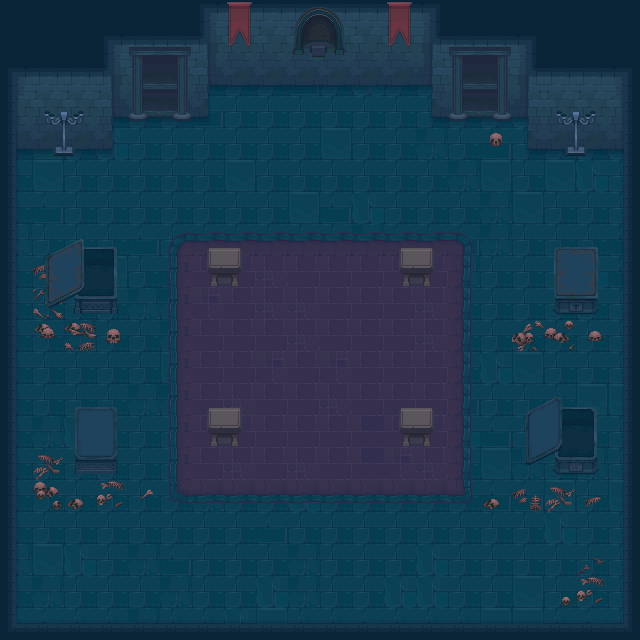

A 2D game scene composited from a Tiled map and its tileset images. What follows is a short description and the map's XML, with each tile layer's data collapsed to a summary:
An orthogonal 20x20 tile map with 32x32 px tiles, 8 tile layers (Ground, carpet, Prop1, Prop2, ...), 3 tilesets and 14 objects.

<map version="1.8" tiledversion="1.8.2" orientation="orthogonal" renderorder="right-down" width="20" height="20" tilewidth="32" tileheight="32" infinite="0" nextlayerid="11" nextobjectid="15">
 <tileset firstgid="1" source="EPIC RPG World Pack - Crypt V.1.2/Tiled Map Editor/Tileset-Terrain.tsx" />
 <tileset firstgid="2401" source="EPIC RPG World Pack - Crypt V.1.2/Tiled Map Editor/Tileset-baluster-2.tsx" />
 <tileset firstgid="4801" source="Prop2.tsx" />
 <layer id="1" name="Ground" width="20" height="20">
  <data>[400 cells, 400 non-empty, 5 distinct tile ids]</data>
 </layer>
 <layer id="4" name="carpet" width="20" height="20">
  <data>[400 cells, 90 non-empty, 13 distinct tile ids]</data>
 </layer>
 <layer id="6" name="Prop1" width="20" height="20">
  <data>[400 cells, 32 non-empty, 32 distinct tile ids]</data>
 </layer>
 <layer id="7" name="Prop2" width="20" height="20">
  <data>[400 cells, 53 non-empty, 39 distinct tile ids]</data>
 </layer>
 <layer id="8" name="Prop3" width="20" height="20">
  <data>[400 cells, 0 non-empty, 0 distinct tile ids]</data>
 </layer>
 <layer id="2" name="Wall" width="20" height="20">
  <data>[400 cells, 130 non-empty, 27 distinct tile ids]</data>
 </layer>
 <layer id="3" name="wall2" width="20" height="20">
  <data>[400 cells, 24 non-empty, 14 distinct tile ids]</data>
 </layer>
 <layer id="5" name="Wall3" width="20" height="20">
  <data>[400 cells, 4 non-empty, 2 distinct tile ids]</data>
 </layer>
 <objectgroup id="10" name="Object Layer 1">
  <object id="1" x="-62.6667" y="-93.3333" width="78.6667" height="791.333" />
  <object id="2" x="1.33333" y="-80" width="641.667" height="166.667" />
  <object id="3" x="625" y="-79" width="134" height="721.667" />
  <object id="4" x="-49.3333" y="623.5" width="813.333" height="80.5" />
  <object id="5" x="528.5" y="73" width="111.5" height="79" />
  <object id="6" x="431.5" y="71" width="103.5" height="50" />
  <object id="7" x="1.5" y="75.5" width="110.75" height="75" />
  <object id="8" x="106.5" y="72.25" width="101.75" height="47" />
  <object id="9" x="76.5" y="247" width="39" height="65" />
  <object id="10" x="84.1818" y="247.091">
   <polygon points="0,0 0.363636,-7.81818 -2.36364,-8.90909 -38.3636,9.63636 -40,55.2727 -38.7273,59.8182 -36.9091,60.7273 -33.6364,60.1818 -26.7273,56.9091 -16.3636,51.6364 -9.09091,48 -1.81818,43.6364 -0.363636,40.7273" />
  </object>
  <object id="11" x="555.75" y="407.5" width="39" height="65" />
  <object id="12" x="563.682" y="405.091">
   <polygon points="0,0 0.363636,-7.81818 -2.36364,-8.90909 -38.3636,9.63636 -40,55.2727 -38.7273,59.8182 -36.9091,60.7273 -33.6364,60.1818 -26.7273,56.9091 -16.3636,51.6364 -9.09091,48 -1.81818,43.6364 -0.363636,40.7273" />
  </object>
  <object id="13" x="555.833" y="247.5" width="42.6667" height="65" />
  <object id="14" x="74.6667" y="409.833" width="42.6667" height="65" />
 </objectgroup>
</map>
